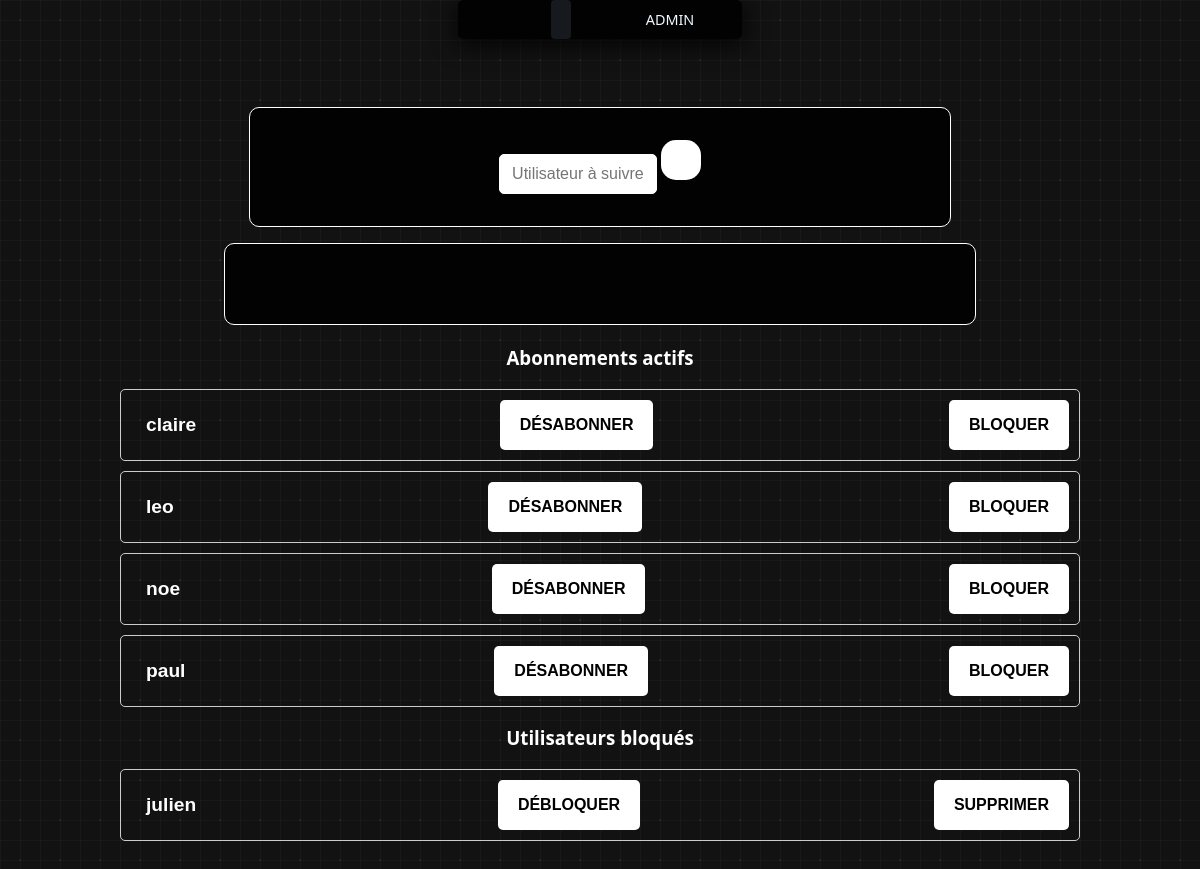
/abonnements/ (signed in), run on the app's committed database.
### reviews/models.py (models this page shows, shortened)
class UserFollows(models.Model):
    user = models.ForeignKey(
        settings.AUTH_USER_MODEL, related_name="following", on_delete=models.CASCADE
    )
    followed_user = models.ForeignKey(
        settings.AUTH_USER_MODEL, related_name="followers", on_delete=models.CASCADE
    )
    blocked = models.BooleanField(default=False)
    created_at = models.DateTimeField(auto_now_add=True)
    class Meta:
        constraints = [
            models.UniqueConstraint(
                fields=["user", "followed_user"], name="unique_follow_relation"
            )
        ]
        indexes = [
            models.Index(fields=["user"]),
            models.Index(fields=["followed_user"]),
        ]

### reviews/views.py (the view, shortened to what this page needs)
# urls.py: path("abonnements/", views.abonnements, name="abonnements"),
@login_required
def abonnements(request):
    form = FollowForm()
    User = get_user_model()
    following_active = UserFollows.objects.filter(
        user=request.user, blocked=False
    ).select_related("followed_user")
    following_blocked = UserFollows.objects.filter(
        user=request.user, blocked=True
    ).select_related("followed_user")
    context = {
        "form": form,
        "following_active": following_active,
        "following_blocked": following_blocked,
    }
    return render(request, "reviews/abonnements.html", context)

### reviews/forms.py
class FollowForm(forms.Form):
    username = forms.CharField(
        label="Nom d'utilisateur",
        max_length=150,
        widget=forms.TextInput(attrs={"placeholder": "Utilisateur à suivre"}),
    )

### reviews/templates/reviews/abonnements.html (shortened to what this page needs)
{% extends 'reviews/base.html' %}
{% load static %}
{% block extra_css %}
{% if debug %}
<link rel="stylesheet" href="{% static 'reviews/css/abonnements.css' %}?v={% now 'U' %}">
{% else %}
<link rel="stylesheet" href="{% static 'reviews/css/abonnements.css' %}">
{% endif %}
{% endblock %}
{% block content %}
<section class="abonnementsSection">
    <div class="abonnementsSearch">
        <div class="searchBar">
            <form method="post" class="followForm">
                {{ form.username }}
                <button type="submit" class="searchButton" title="Suivre">
                </button>
            </form>
        </div>
        <div class="searchResults">
        </div>
    </div>
    <div class="abonnementsCards">
        <h3>Abonnements actifs</h3>
        {% for rel in following_active %}
        <div class="abonnementsItem">
            <p>{{ rel.followed_user.username }}</p>
            <form method="post" class="inlineForm">
                <button type="submit" class="followButton" title="Désabonner">Désabonner</button>
            </form>
            <form method="post" class="inlineForm">
                <button type="submit" class="followButton danger" title="Bloquer">Bloquer</button>
            </form>
        </div>
        {% empty %}
        <p class="empty">Vous ne suivez encore personne.</p>
        {% endfor %}
    </div>
    <div class="abonnesCards">
        <h3>Utilisateurs bloqués</h3>
        {% for rel in following_blocked %}
        <div class="abonnesItem">
            <p>{{ rel.followed_user.username }}</p>
            <form method="post" class="inlineForm">
                <button type="submit" class="followButton" title="Débloquer">Débloquer</button>
            </form>
            <form method="post" class="inlineForm">
                <button type="submit" class="followButton danger" title="Supprimer la relation">Supprimer</button>
            </form>
        </div>
        {% empty %}
        <p class="empty">Aucun utilisateur bloqué.</p>
        {% endfor %}
    </div>
</section>
{% endblock %}

### reviews/templates/reviews/barNav.html (shortened to what this page needs)
{% with current=request.resolver_match.url_name %}
<div class="input">
        {% if user.is_authenticated %}
        <a title="Fil d'actualités" aria-label="Fil d'actualités"
                class="value {% if current == 'feed' %}active{% endif %}" href="{% url 'feed' %}">
        </a>
        <a title="Créer un ticket" aria-label="Créer un ticket"
                class="value {% if current == 'ticket_create' %}active{% endif %}" href="{% url 'ticket_create' %}">
        </a>
        <a title="Créer un ticket + critique" aria-label="Créer un ticket et une critique"
                class="value {% if current == 'ticket_review_create' %}active{% endif %}"
                href="{% url 'ticket_review_create' %}">
        </a>
        <a title="Gérer mes abonnements" aria-label="Gérer mes abonnements"
                class="value {% if current == 'abonnements' %}active{% endif %}" href="{% url 'abonnements' %}">
        </a>
        <a title="Mes publications" aria-label="Mes publications"
                class="value {% if current == 'mesposts' %}active{% endif %}" href="{% url 'mesposts' %}">
        </a>
        <span class="value user-name" style="cursor:default;" title="Utilisateur connecté">
                {{user.username|upper }}
        </span>
        <a title="Se déconnecter" aria-label="Se déconnecter" class="value logout-btn" href="{% url 'logout' %}">
        </a>
        {% endif %}
</div>
{% endwith %}

### reviews/static/reviews/css/styles.css (style rules this page uses)
html { font-size: 16px; scroll-behavior: smooth; background: transparent; box-sizing: border-box; font-size: 62.5%; }
html, body.container { margin: 0; padding: 0; font-family: system-ui, -apple-system, BlinkMacSystemFont, "Segoe UI", Roboto, Oxygen, Ubuntu, Cantarell, "Open Sans", "Helvetica Neue", sans-serif; color: #ffffff; font-size: 16px; }
.container { width: 100%; background-color: #121212; background-image: radial-gradient(circle at 50% 50%, rgba(255, 255, 255, 0.05) 1px, transparent 0), linear-gradient(rgba(255, 255, 255, 0.03) 1px, transparent 0), linear-gradient(90deg, rgba(255, 255, 255, 0.03) 1px, transparent 0); background-size: 40px 40px, 20px 20px, 20px 20px; position: relative; overflow-x: hidden; }

### reviews/static/reviews/css/barNav.css (style rules this page uses)
.input { display: flex; flex-direction: row; width: fit-content; background: rgba(0, 0, 0, 0.9); justify-content: center; border-radius: 5px; gap: 7.5px; margin-left: auto; margin-right: auto; padding-left: 10px; padding-right: 10px; transition: all 0.2s ease; font-size: 0.9rem; box-shadow: 0 5px 25px rgba(0, 0, 0, 0.9); }
.value { background-color: transparent; border: none; padding: 10px; color: aliceblue; display: flex; justify-content: center; align-items: center; position: relative; gap: 5px; cursor: pointer; border-radius: 4px; transition: all 0.2s ease; }
.logout-btn { color: rgba(243, 27, 27, 0.952); }
.user-name { display: flex; justify-content: center; align-items: center; margin-left: 25px; }
.value:not(:active):hover, .active, .value:focus { background-color: #21262cad; }
.value::before { content: ""; position: absolute; top: 35px; right: 0px; width: 100%; height: 1px; background-color: #0a01303f; border-radius: 5px; opacity: 0; }

### reviews/static/reviews/css/abonnements.css (style rules this page uses)
.abonnementsSection { width: 80%; margin: 0 auto; padding: 20px 10px; }
.abonnementsSearch { margin-top: 3rem; margin-left: auto; margin-right: auto; width: 75%; display: flex; flex-direction: column; align-items: center; margin-bottom: 20px; }
.searchBar { padding: 2rem 5rem; width: 75%; background: rgba(0, 0, 0, 0.9); border-radius: 10px; border: 1px solid white; text-align: center; display: flex; justify-content: center; align-items: center; gap: 0.5rem; }
.searchBar input { width: 50%; padding: 10px; font-size: 16px; border: 1px solid white; border-radius: 5px; text-align: center; }
.searchButton { background-color: white; border: none; cursor: pointer; height: 40px; width: 40px; border-radius: 15px; }
.searchResults { margin-top: 1rem; width: 100%; background: rgba(0, 0, 0, 0.9); border-radius: 10px; border: 1px solid white; min-height: 50px; overflow-y: auto; padding: 15px; text-align: center; }
.abonnementsItem { border: 1px solid #ccc; border-radius: 5px; padding: 10px; margin-bottom: 10px; display: flex; justify-content: space-between; align-items: center; }
.abonnesItem { border: 1px solid #ccc; border-radius: 5px; padding: 10px; margin-bottom: 10px; display: flex; justify-content: space-between; align-items: center; }
.abonnementsCards h3, .abonnesCards h3 { text-align: center; }
.followButton { border: none; background-color: white; color: black; padding: 5px 20px; height: 50px; border-radius: 5px; font-family: "Franklin Gothic Medium", "Arial Narrow", Arial, sans-serif; font-weight: bold; cursor: pointer; font-size: 1rem; text-transform: uppercase; }
.abonnementsItem p, .abonnesItem p { font-size: 1.2rem; font-weight: bold; color: white; margin: 0; padding: 0.5rem; font-family: "Franklin Gothic Medium", "Arial Narrow", Arial, sans-serif; padding-left: 15px; }
.abonnesItem, .abonnementsItem { transition: transform 0.2s, box-shadow 0.2s; }

### data on the page
UserFollows: followed_user.username "claire"
UserFollows: followed_user.username "leo"
UserFollows: followed_user.username "noe"
UserFollows: followed_user.username "paul"
UserFollows: followed_user.username "julien"

### other printed values
{{ user.username|upper }} "ADMIN"
